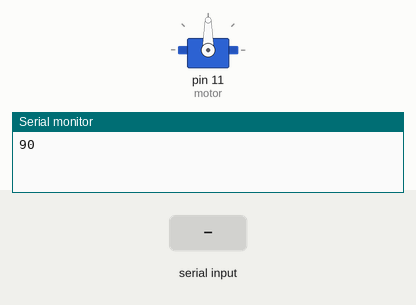
The sketch below on a simulated Arduino Uno, built with avr-gcc and run on an emulated ATmega328P. Shown: servo, the last lines printed to the serial monitor. Inputs (shaded band) come from the test bench.

Above: at 1.2 s.
1.3 s: "u" received over Serial
At 2.6 s:
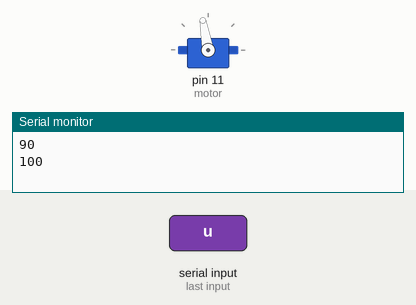
2.9 s: "d" received over Serial
At 3.9 s:
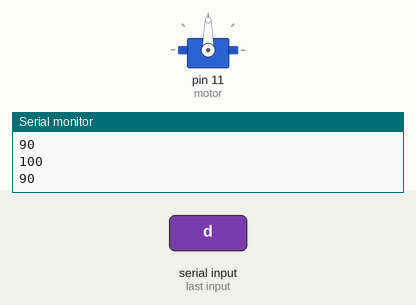
Timing chart, 0 to 5.9 s (numbered marks = the images above; inputs shaded):
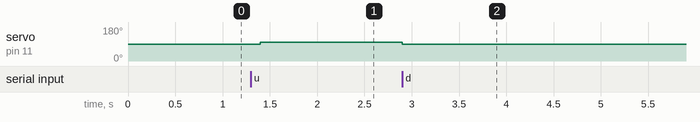

Measured:
- after the input at 1.3 s, servo on pin 11 (motor): 90° → 100° after 0.10 s
- after the input at 2.9 s, servo on pin 11 (motor): 100° → 90° at once

The sketch:

Servo.ino
```cpp
#include <Servo.h>

Servo motor;

char readVal = '-';
int speed = 90;


//=====setup==============================
void setup() {
  Serial.begin(9600);

  motor.attach(11);
  motor.write(speed);
}

//=====loop==============================
void loop() {
  switch (readVal) {
  case 'u':
    speed += 10;
    break;
  case 'd':
    speed -= 10;
    break;
  default:
    break;
}

  motor.write(speed);
  Serial.println(speed);

  //wait for a value, read it, and clear the extra
  while (Serial.available() <= 0) {
    delay(100);
  }
  readVal = Serial.read();
  while(Serial.available()){Serial.read();}
}
```
